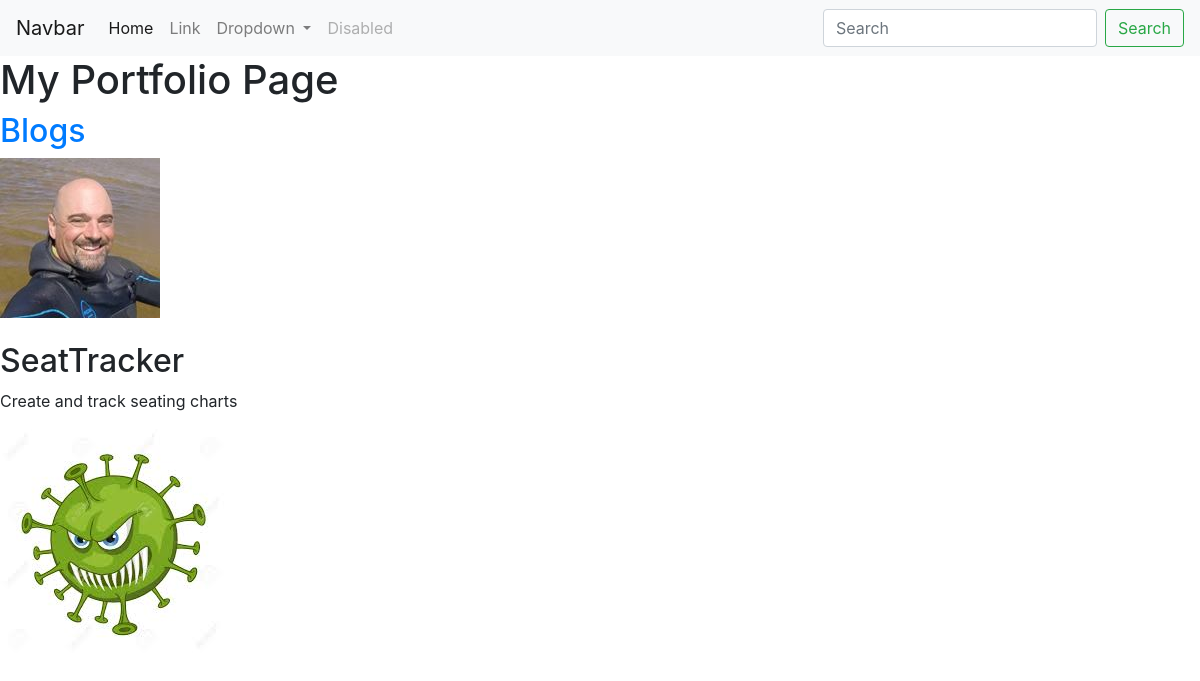
The page / on the database its author committed.
### portfolio/models.py (models this page shows)
class Project(models.Model):
    title = models.CharField(max_length=20)
    description = models.CharField(max_length=100)
    image = models.ImageField(upload_to='portfolio/images/')
    url = models.URLField(blank=True)

### portfolio/views.py (the view)
# urls.py: 2. Add a URL to urlpatterns:  path('', views.home, name='home')
def home(request):
    projects = Project.objects.all()
    return render(request,'portfolio/home.html',{'projects':projects})

### portfolio/templates/portfolio/home.html (shortened to what this page needs)
{% extends 'portfolio/base.html' %}
{% block content %}
{% load static %}
<h1>My Portfolio Page</h1>
<a href="{% url 'blog:all_blogs' %}">
    <h2>Blogs</h2>
</a>
<img src="{% static 'portfolio/my_mug.jpg'%}">
<br>
<br>
{% for project in projects %}
<h2>{{ project.title }}</h2>
<p>{{ project.description }}</p>
<img src="{{ project.image.url }}"></a>
{% endfor %}
{% endblock content %}

### portfolio/templates/portfolio/base.html (shortened to what this page needs)
<!doctype html>
<html lang="en">
<head>
    <link rel="stylesheet" href="https://stackpath.bootstrapcdn.com/bootstrap/4.5.0/css/bootstrap.min.css"
>
</head>
<body>
    <nav class="navbar navbar-expand-lg navbar-light bg-light">
        <a class="navbar-brand" href="#">Navbar</a>
        <div class="collapse navbar-collapse" id="navbarSupportedContent">
            <ul class="navbar-nav mr-auto">
                <li class="nav-item active">
                    <a class="nav-link" href="#">Home <span class="sr-only">(current)</span></a>
                </li>
                <li class="nav-item">
                    <a class="nav-link" href="#">Link</a>
                </li>
                <li class="nav-item dropdown">
                    <a class="nav-link dropdown-toggle" href="#" id="navbarDropdown" role="button"
                        data-toggle="dropdown" aria-haspopup="true" aria-expanded="false">
                        Dropdown
                    </a>
                </li>
                <li class="nav-item">
                    <a class="nav-link disabled" href="#" tabindex="-1" aria-disabled="true">Disabled</a>
                </li>
            </ul>
            <form class="form-inline my-2 my-lg-0">
                <input class="form-control mr-sm-2" type="search" placeholder="Search" aria-label="Search">
                <button class="btn btn-outline-success my-2 my-sm-0" type="submit">Search</button>
            </form>
        </div>
    </nav>
    {% block content %}
    {% endblock%}
</body>
</html>

### rows shown on the page
Project: title "SeatTracker", description "Create and track seating charts", image (picture)
